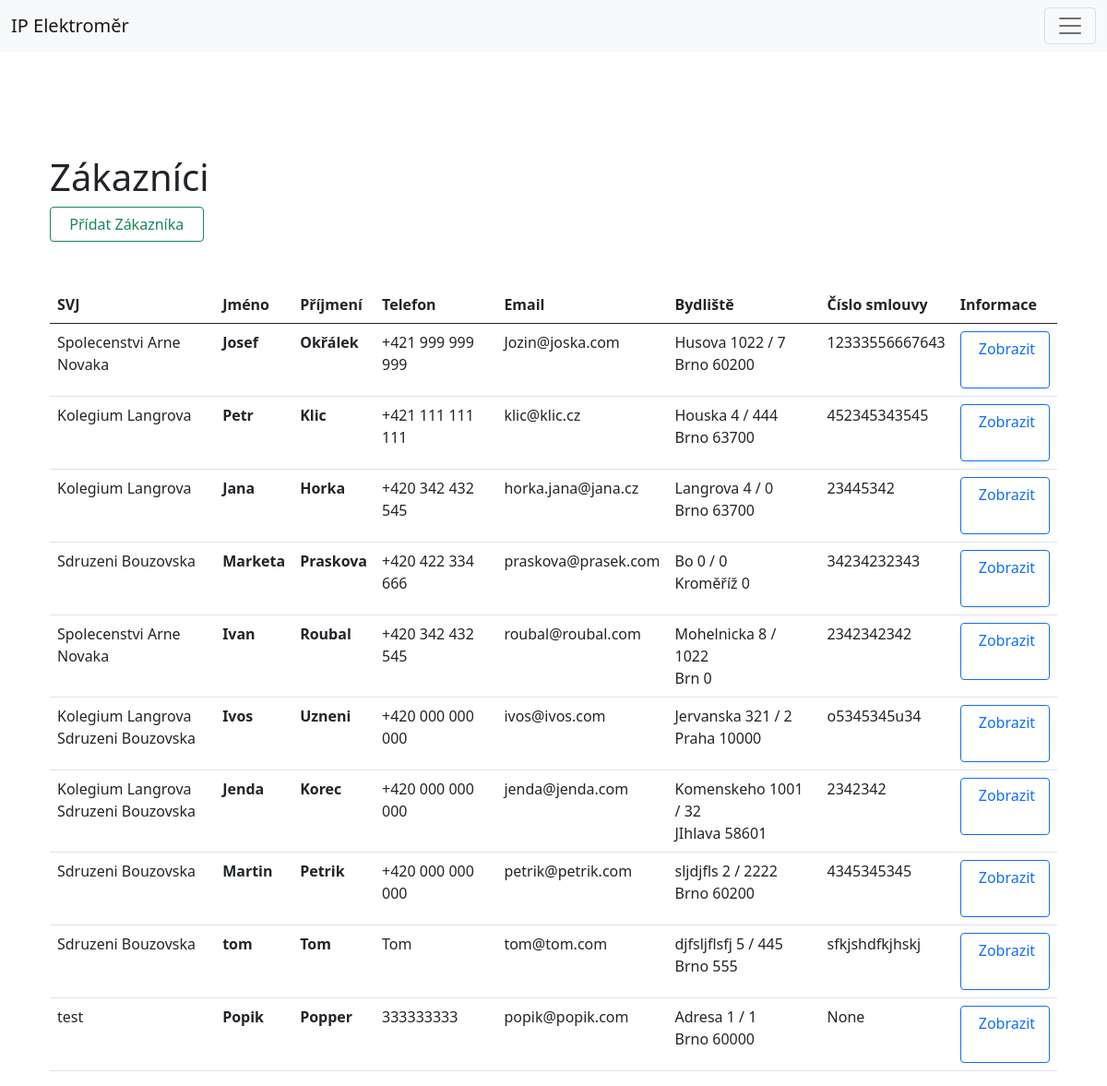
Screenshot of /customers (signed in) with the database file from the repository.
### elektromer_app/models.py (models this page shows, shortened)
class Svj(models.Model):
	identification_number = models.CharField(max_length=255, null=False)
	from_date = models.DateField(null=False)
	to_date = models.DateField(blank=True, null=True)
	date_created = models.DateTimeField(auto_now_add=True, null=True)
	name = models.CharField(max_length=255)
	address_street = models.CharField(max_length=255)
	address_orientation_number = models.IntegerField(default=0, null=True, blank=True)
	address_number_subscription= models.IntegerField(default=0)
	address_city = models.CharField(max_length=255)
	address_postal_code = models.IntegerField(default=0)
	account_number = models.CharField(max_length=255, null=True, blank=True)
	energy_supply = models.CharField(max_length=255)
	number_of_flats = models.IntegerField(default=0, null=False)
	history = HistoricalRecords()
	def __str__(self):
		return self.name

class Customer(models.Model):
	user = models.OneToOneField(User, null=True, on_delete=models.CASCADE)
	name = models.CharField(max_length=255, null=False)
	surname = models.CharField(max_length=255, null=False)
	phone = models.CharField(max_length=255, null=False)
	email = models.EmailField(max_length=244, null=False)
	address_street = models.CharField(max_length=255)
	address_orientation_number = models.IntegerField(default=0, null=True, blank=True)
	address_number_subscription= models.IntegerField(default=0)
	address_city = models.CharField(max_length=255)
	address_postal_code = models.IntegerField(default=0)
	contract_number = models.CharField(max_length=255, null=True, blank=True)
	svj = models.ManyToManyField(Svj)
	date_created = models.DateTimeField(auto_now_add=True, null=True)
	history = HistoricalRecords()

### elektromer_app/views.py (the view)
# urls.py: path('customers', views.customers, name="customers"),
@login_required(login_url='login')
def customers(request):
	all_customers = Customer.objects.all()
	form = CustomerForm()
	return render (request, 'elektromer_app/customers.html', {'all_customers': all_customers,
	 'form': form, })

### templates/elektromer_app/customers.html (shortened to what this page needs)
{% extends 'elektromer_app/base.html' %}
	{% load static %}
	{% block content %}
<container>
	<div class="container" style=" min-width: 90vw;">
<br><br>
<div class="container" style="min-width: 80vw;">
<br><br><br>
	<h1>Zákazníci</h1>
<a type="button" class="btn btn-outline-success" data-bs-toggle="modal" data-bs-target="#zakaznikModal" title="Timto tlačítkem můžete přidat zákazníka." href=''>&nbsp; Přídat Zákazníka &nbsp;</a></td>
     {% load crispy_forms_tags %}
<br><br><br>
	<center>
		<div class="tabulka" >
			<table class="table">
			  <thead>
			    <tr>
			   	  <th scope="col">SVJ</th>
			      <th scope="col">Jméno</th>
			      <th scope="col">Příjmení</th>
			      <th scope="col">Telefon</th>
			      <th scope="col">Email</th>
			      <th scope="col">Bydliště</th>
			      <th scope="col">Číslo smlouvy</th>
			      <th scope="col">Informace</th>
			    </tr>
			  </thead>
			  <tbody>
			  	{% for customer in all_customers %}
			    	<tr>
			    		<td>{% for svj in customer.svj.all %}
				      {{svj}}<br>
				      		{% endfor %}
				      </td>
				      <th scope="row">{{customer.name}}</th>
				      <td><b>{{customer.surname}}</b></td>
				      <td>{{customer.phone}}</td>
				      <td>{{customer.email}}</td>
				      <td class="adresa" style="">{{customer.address_street}} {{customer.address_orientation_number}} / {{customer.address_number_subscription}}<br>{{customer.address_city}} {{customer.address_postal_code}}</td>
				      <td>{{customer.contract_number}}</td>
				      <td><a type="button" class="btn btn-outline-primary" data-bs-toggle="tooltip" title="Timto tlačítkem můžete přejít k zobrazení tohoto zákazníka." href='{% url "customer" customer.id %}'>&nbsp;Zobrazit &nbsp;</a></td>
			    	</tr>
			    {% endfor %}
			  </tbody>
			</table>
    	</div>
	</center>
</div>
	{% endblock %}

### rows the page displays
Customer: name "Josef", surname "Okřálek", phone "+421 999 999 999", email "Jozin@joska.com", address_street "Husova", address_orientation_number "1022", address_number_subscription "7", address_city "Brno", address_postal_code "60200", contract_number "12333556667643"
Svj: name "Spolecenstvi Arne Novaka"
Customer: name "Petr", surname "Klic", phone "+421 111 111 111", email "klic@klic.cz", address_street "Houska", address_orientation_number "4", address_number_subscription "444", address_city "Brno", address_postal_code "63700", contract_number "452345343545"
Svj: name "Kolegium Langrova"
Customer: name "Jana", surname "Horka", phone "+420 342 432 545", email "horka.jana@jana.cz", address_street "Langrova", address_orientation_number "4", address_number_subscription "0", address_city "Brno", address_postal_code "63700", contract_number "23445342"
Customer: name "Marketa", surname "Praskova", phone "+420 422 334 666", email "praskova@prasek.com", address_street "Bo", address_orientation_number "0", address_number_subscription "0", address_city "Kroměříž", address_postal_code "0", contract_number "34234232343"
Svj: name "Sdruzeni Bouzovska"
Customer: name "Ivan", surname "Roubal", phone "+420 342 432 545", email "roubal@roubal.com", address_street "Mohelnicka", address_orientation_number "8", address_number_subscription "1022", address_city "Brn", address_postal_code "0", contract_number "2342342342"
Customer: name "Ivos", surname "Uzneni", phone "+420 000 000 000", email "ivos@ivos.com", address_street "Jervanska", address_orientation_number "321", address_number_subscription "2", address_city "Praha", address_postal_code "10000", contract_number "o5345345u34"
Customer: name "Jenda", surname "Korec", phone "+420 000 000 000", email "jenda@jenda.com", address_street "Komenskeho", address_orientation_number "1001", address_number_subscription "32", address_city "JIhlava", address_postal_code "58601", contract_number "2342342"
Customer: name "Martin", surname "Petrik", phone "+420 000 000 000", email "petrik@petrik.com", address_street "sljdjfls", address_orientation_number "2", address_number_subscription "2222", address_city "Brno", address_postal_code "60200", contract_number "4345345345"
Customer: name "tom", surname "Tom", phone "Tom", email "tom@tom.com", address_street "djfsljflsfj", address_orientation_number "5", address_number_subscription "445", address_city "Brno", address_postal_code "555", contract_number "sfkjshdfkjhskj"
Customer: name "Popik", surname "Popper", phone "333333333", email "popik@popik.com", address_street "Adresa", address_orientation_number "1", address_number_subscription "1", address_city "Brno", address_postal_code "60000", contract_number "None"
Svj: name "test"
